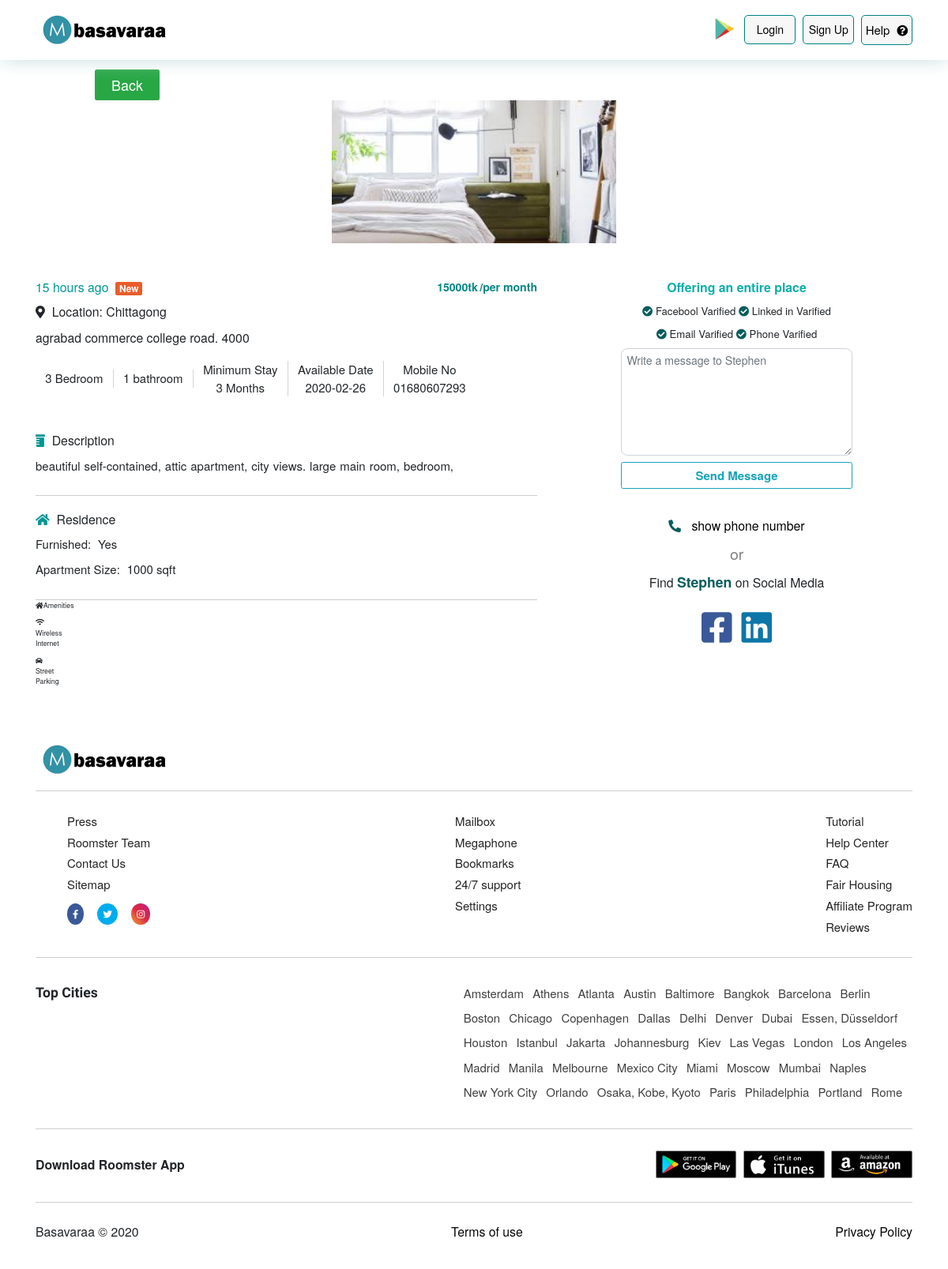
Before: /listing-user.php?id=48 with the older database file.
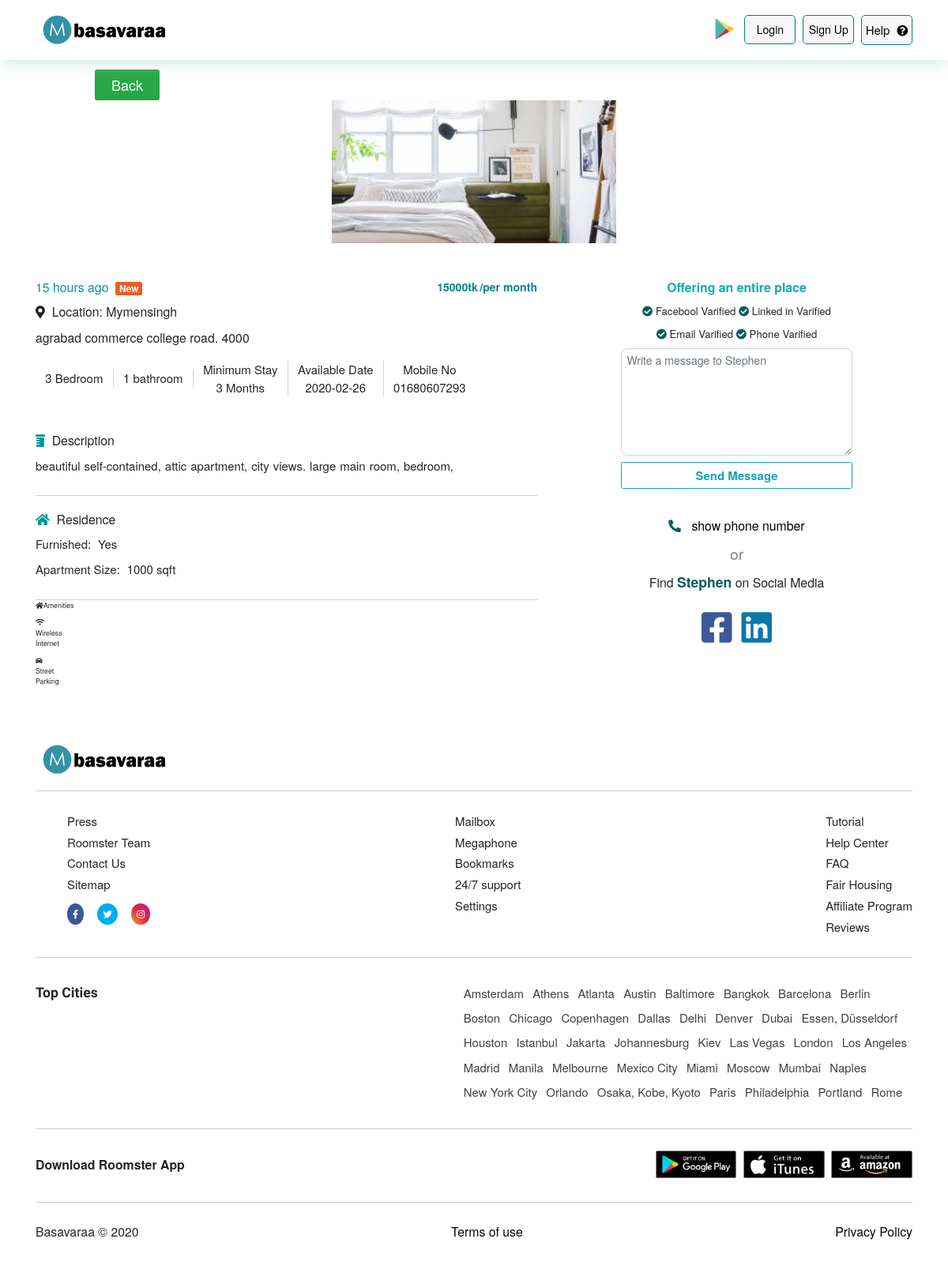
After: the same page with the newer database file.
### tables this page shows
CREATE TABLE `room` (
  `id` int(50) NOT NULL,
  `rentType` varchar(50) NOT NULL,
  `roomInfo` varchar(191) NOT NULL,
  `date` date NOT NULL,
  `advance` varchar(50) NOT NULL,
  `rent` varchar(50) NOT NULL,
  `rentNago` varchar(50) NOT NULL,
  `division` varchar(20) NOT NULL,
  `addressDetails` varchar(191) NOT NULL,
  `bedroom` varchar(50) NOT NULL,
  `dining` varchar(50) NOT NULL,
  `drawing` varchar(50) NOT NULL,
  `kitchen` varchar(50) NOT NULL,
  `bathroom` varchar(50) NOT NULL,
  `balcony` varchar(50) NOT NULL,
  `prefer` varchar(50) NOT NULL,
  `floorNo` varchar(50) NOT NULL,
  `size` varchar(50) NOT NULL,
  `garage` varchar(50) NOT NULL,
  `emergencyEnergy` varchar(50) NOT NULL,
  `side` varchar(50) NOT NULL,
  `lift` varchar(50) NOT NULL,
  `mobile` varchar(50) NOT NULL,
  `image` varchar(191) NOT NULL
);

### listing-user.php (the view, shortened to what the rows shown need)
<!DOCTYPE html>
<html lang="en">
<head>
    <link rel="stylesheet" href="./asset/css/owl.theme.default.min.css">
    <link rel="stylesheet" href="./asset/css/owl.carousel.min.css">
    <link rel="stylesheet" href="./asset/css/bootstrap.min.css">
    <link rel="stylesheet" href="./asset/css/style.css">
</head>
<body>
    <?php
         if (isset($_GET['id'])) {
            $id = $_GET['id'];
            $conn=connectDB();
            $sql="select*from room where id='$id'";
            $result=mysqli_query($conn,$sql);
            $row=mysqli_fetch_assoc($result);
         }
     ?>
    <section class="listing__banner">
        <br>
        <br>
         <div class="text-center">
           <img src="<?=$row['image']; ?>" class="img-fluid" eight="240" width="360" alt="Image not found">
        </div>
    </section>
    <section class="user_info-section">
        <div class="container">
            <div class="user_info--content">
                <div class="row">
                    <div class="col-md-7">
                        <div class="user_info-col">
                            <div class="apartment__location-info">
                                        <br>
                                        <div class="apartment__amount">
                                            <p>
                                                <span><?=$row['rent']; ?>tk</span>
                                                <span>/per month</span>
                                            </p>
                                        </div>
                                <p class="user_info-location"><span><i
                                            class="fas fa-map-marker-alt"></i></span><span>Location:  <?=$row['division']; ?></span></p>
                                <p class="apartment_address"><span><?=$row['addressDetails']; ?></span></p>
                            </div>
                            <div class="apartment_details">
                                <p><span><?=$row['bedroom']; ?> Bedroom</span></p>
                                <p><span><?=$row['bathroom']; ?> bathroom</span></p>
                                <p><span>Available Date</span><br><span><?=$row['date']; ?></span></p>
                                <p><span>Mobile No</span><br><span><?=$row['mobile']; ?></span></p>
                            </div>
                            <div class="apartment_discription">
                                <p><span><i class="fas fa-prescription-bottle"></i></span><span>Description</span></p>
                                <p class="description-text"><?=$row['roomInfo']; ?>
                                </p>
                            </div>
                            <div class="residence">
                                <p><span>Apartment Size:</span><span><?=$row['size']; ?></span></p>
                            </div>
                        </div>
                    </div>
                </div>
            </div>
        </div>
    </section>
</body>
</html>

Changed rows visible on the page:
changed room "agrabad commerce college road. 4000": division "Chittagong" → "Mymensingh"
